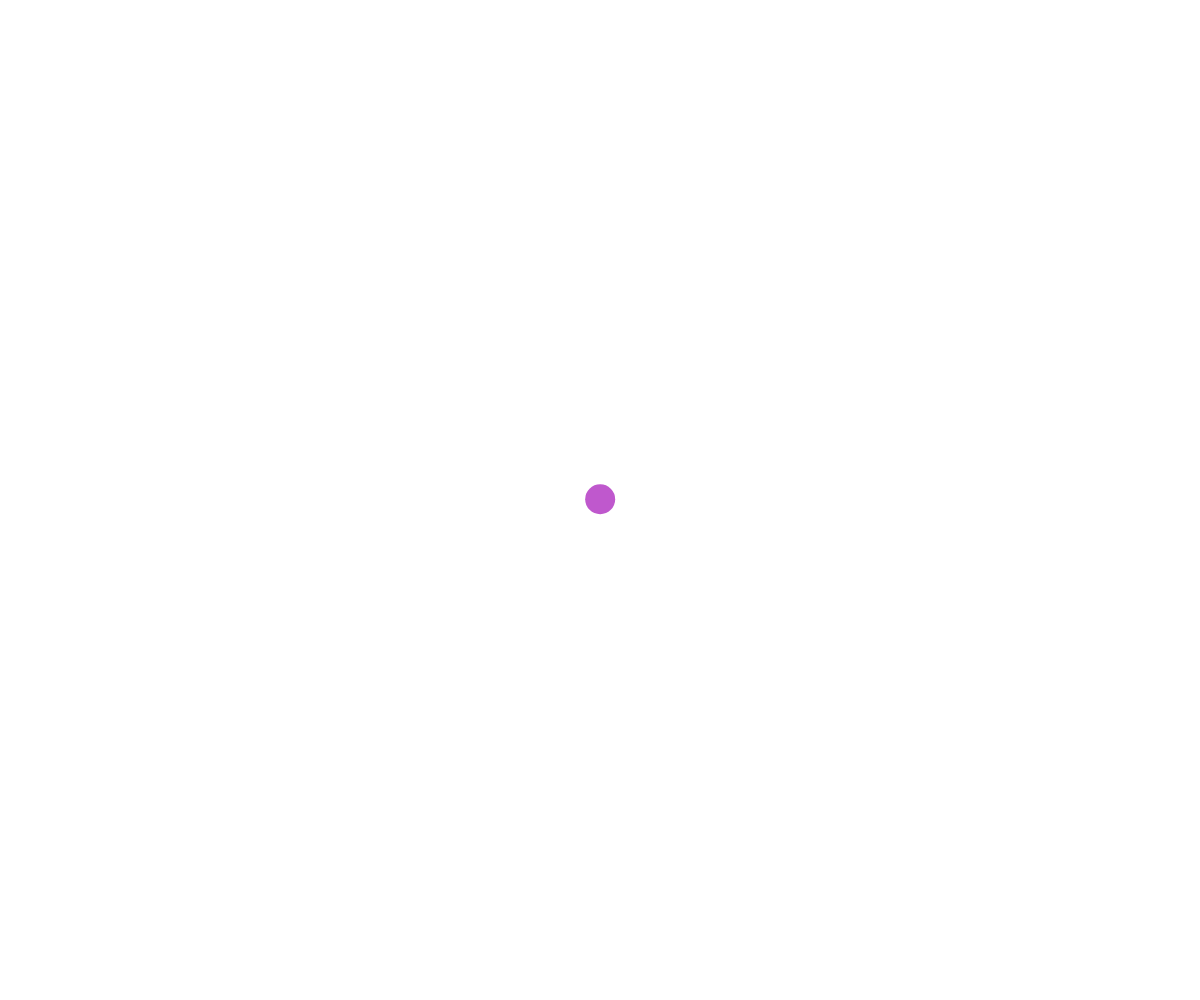
Frame 1 (no input)
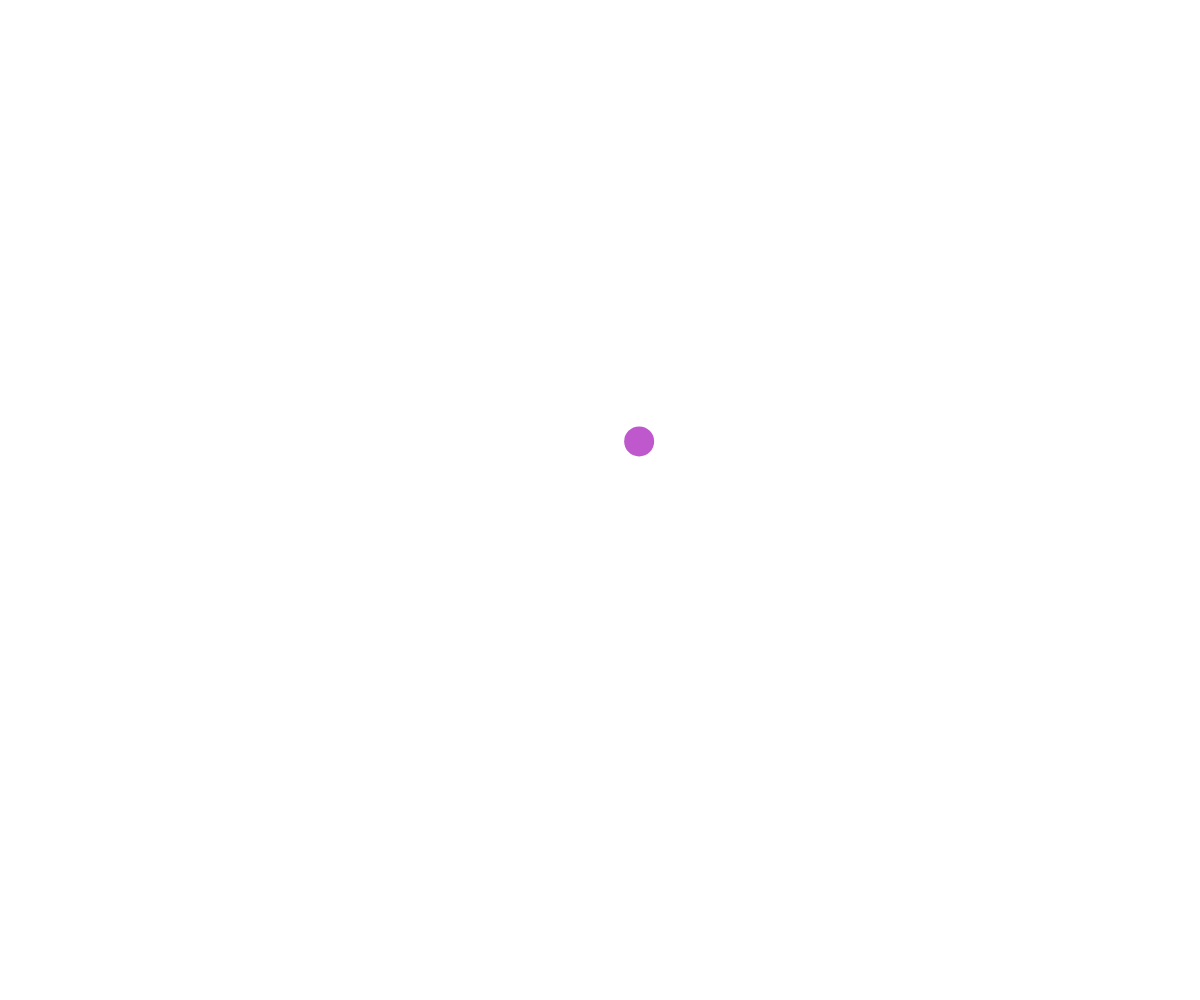
Frame 60 (no input)
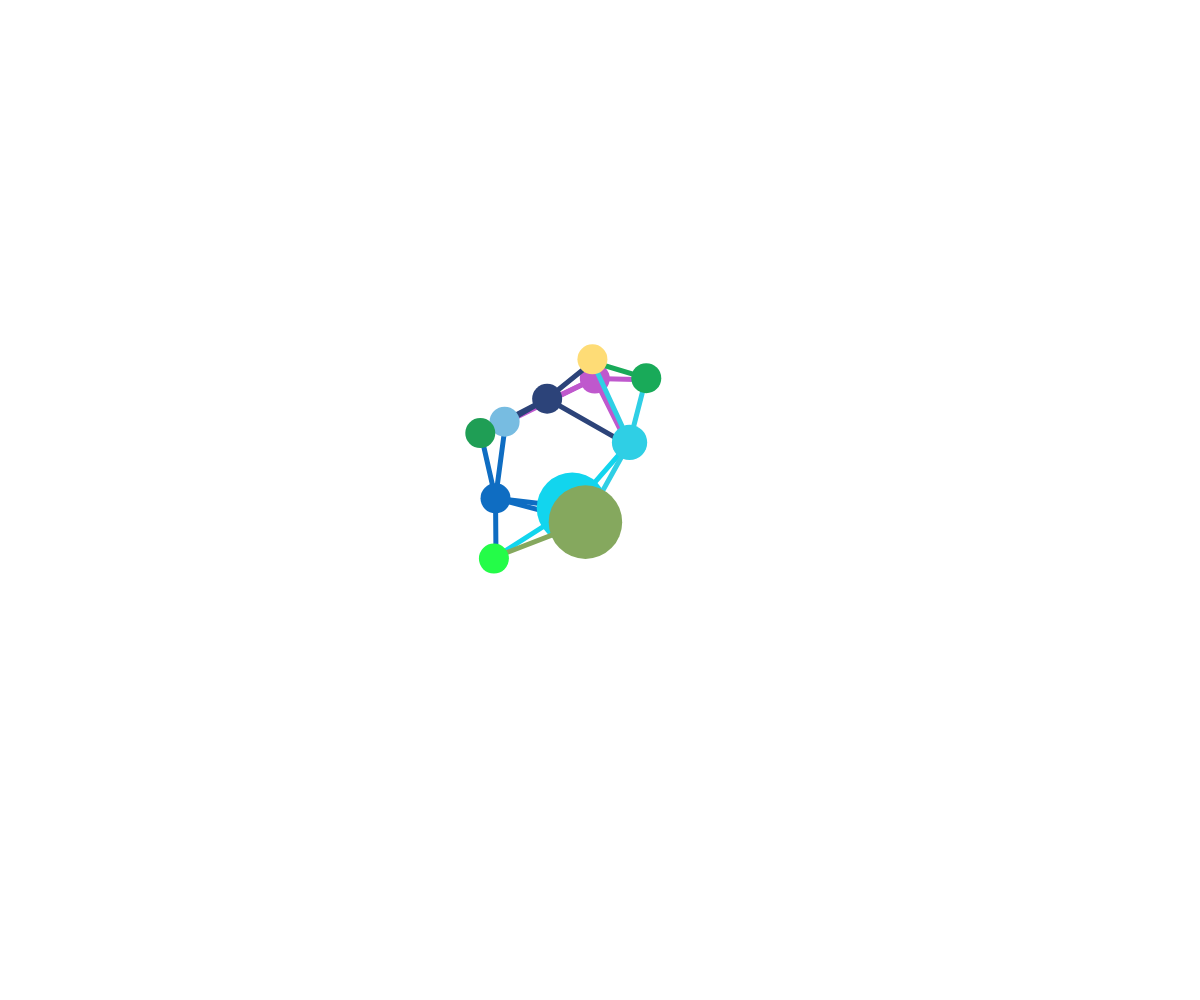
Frame 120 (the mouse pressed at the canvas centre since frame 60)

The p5.js sketch that drew these frames (run headless with seeded random() and noise() and a simulated clock; from frame 60 on, the mouse is pressed at the canvas centre):

// p5.js sketch
// ── sketch.js
// Connected Nodes OOP Demo
// Luke P-F
// 4/15/2025

let nodes = [];

class MovingPoint {
  constructor(x, y) {
    this.x = x;
    this.y = y;
    this.speed = 5;
    this.radius = 15;
    this.xTime = random(1000);
    this.yTime = random(1000);
    this.deltaTime = 0.01;
    this.color = color(random(255), random(255), random(255));
    this.reach = 100;
  }

  display() {
    noStroke();
    fill(this.color);
    circle(this.x, this.y, this.radius * 2);
  }

  update() {
    this.move();
    this.wrapAroundScreen();
    this.adjustSizeWithMouse();
  }

  connectTo(nodesArray) {
    for (let otherNode of nodesArray) {

      if (nodesArray.indexOf(this) < nodesArray.indexOf(otherNode)) {
        let distanceAway = dist(this.x, this.y, otherNode.x, otherNode.y);

        if (distanceAway < this.reach) {
          stroke(this.color);
          strokeWeight(5);
          line(this.x, this.y, otherNode.x, otherNode.y);
        }
      }

    }
  }

  adjustSizeWithMouse() {
    let mouseDistance = dist(mouseX, mouseY, this.x, this.y);
    if (mouseDistance < this.reach) {
      this.radius = (this.reach - mouseDistance) / 2;
    }
    else {
      this.radius = 15;
    }
  }

  move() {
    // perlin noise movement
    let dx = noise(this.xTime);
    let dy = noise(this.yTime);

    // scale 0-1 to my movement speed
    dx = map(dx, 0, 1, -this.speed, this.speed);
    dy = map(dy, 0, 1, -this.speed, this.speed);

    // move point
    this.x += dx;
    this.y += dy;

    // add time
    this.xTime += this.deltaTime;
    this.yTime += this.deltaTime;
  }

  wrapAroundScreen() {
    if (this.x < 0) {
      this.x += width;
    }
    if (this.x > width) {
      this.x -= width;
    }
    if (this.y < 0) {
      this.y += height;
    }
    if (this.y > height) {
      this.y -= height;
    }
  }


}

function setup() {
  createCanvas(windowWidth, windowHeight);
  let somePoint = new MovingPoint(width / 2, height / 2);
  nodes.push(somePoint);
}

function mousePressed() {
  for (let i = 0; i < 10; i++) {
    let somePoint = new MovingPoint(mouseX, mouseY);
    nodes.push(somePoint);
  }
}

function draw() {
  background(255);

  for (let node of nodes) {
    node.update();
    node.connectTo(nodes);
    node.display();
  }
}
